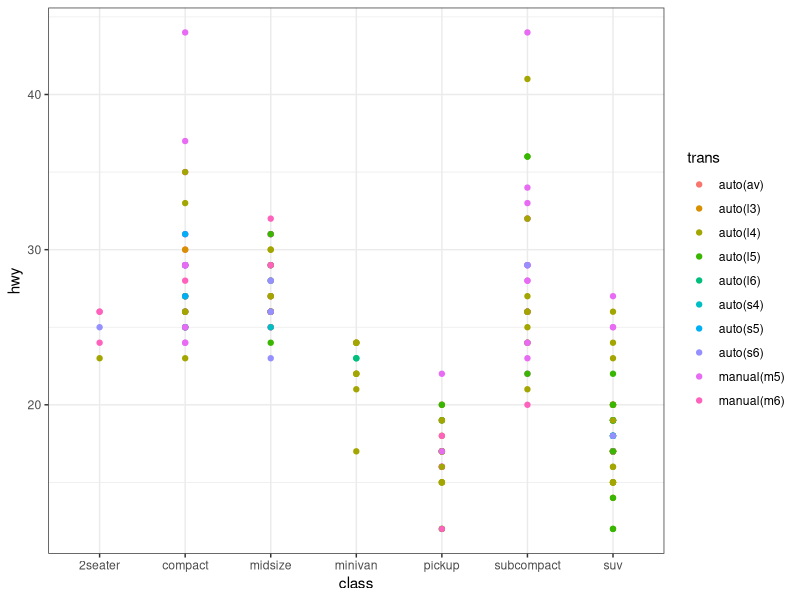
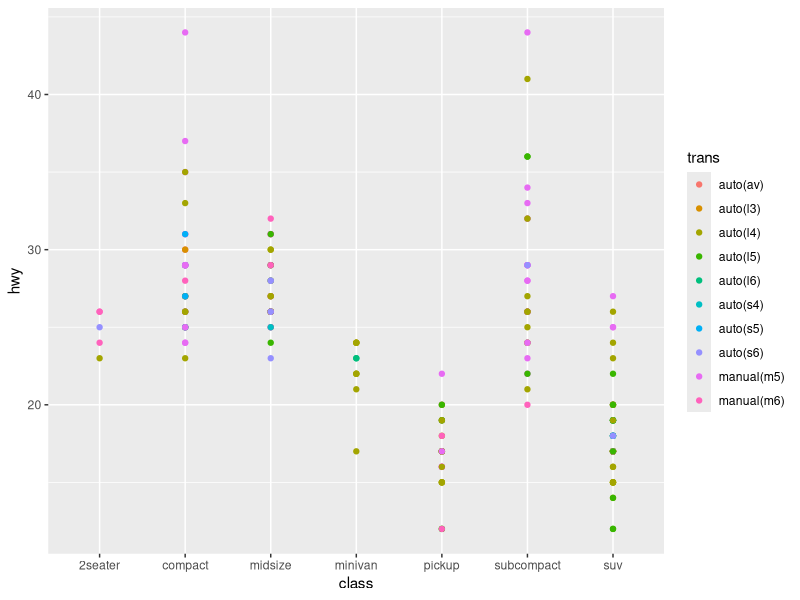
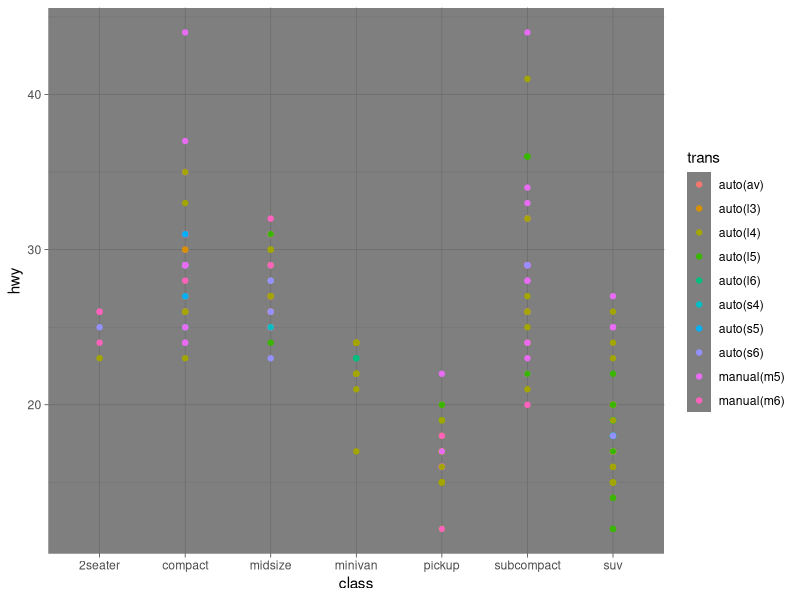
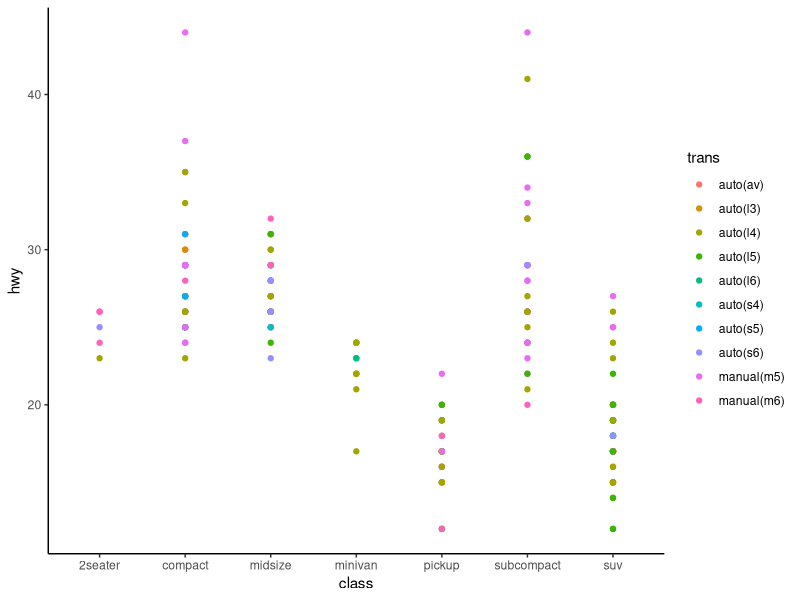
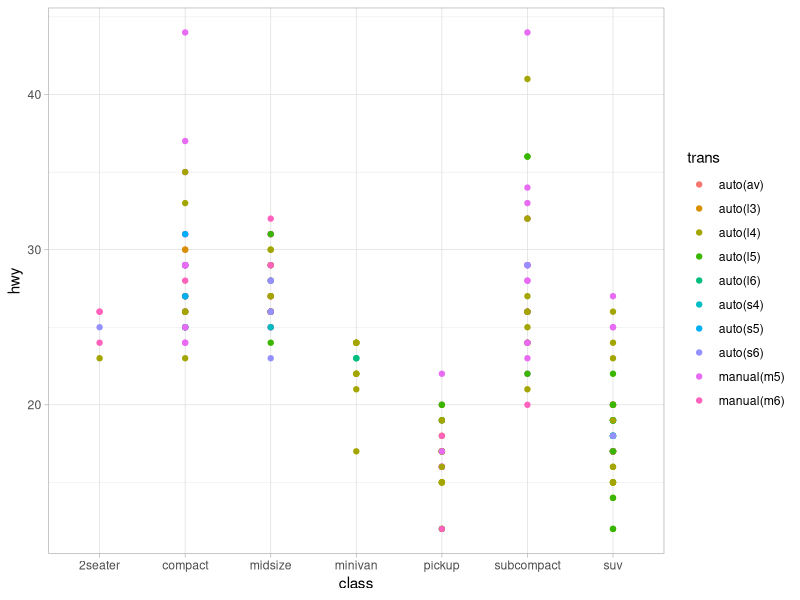
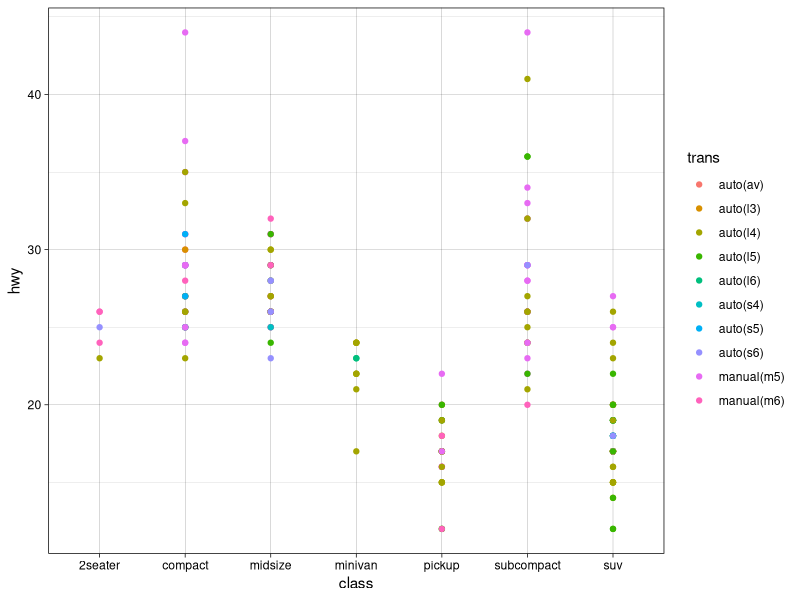
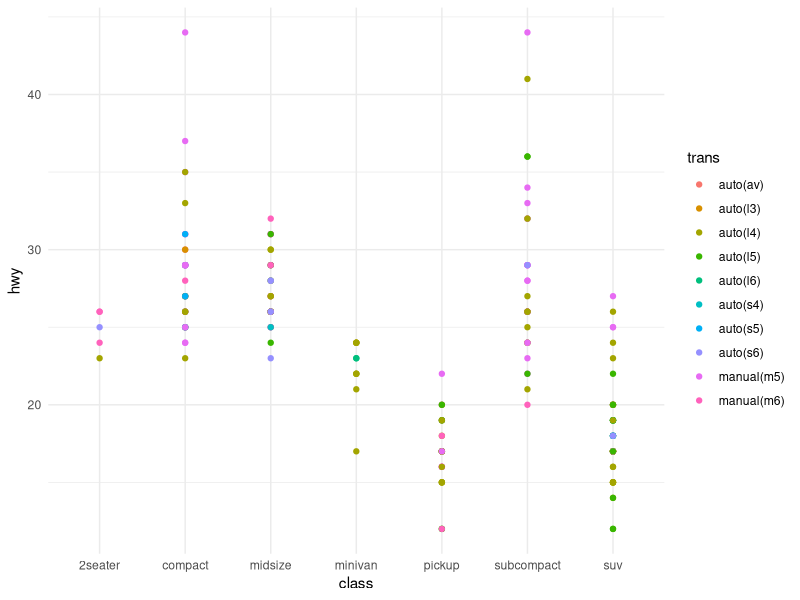
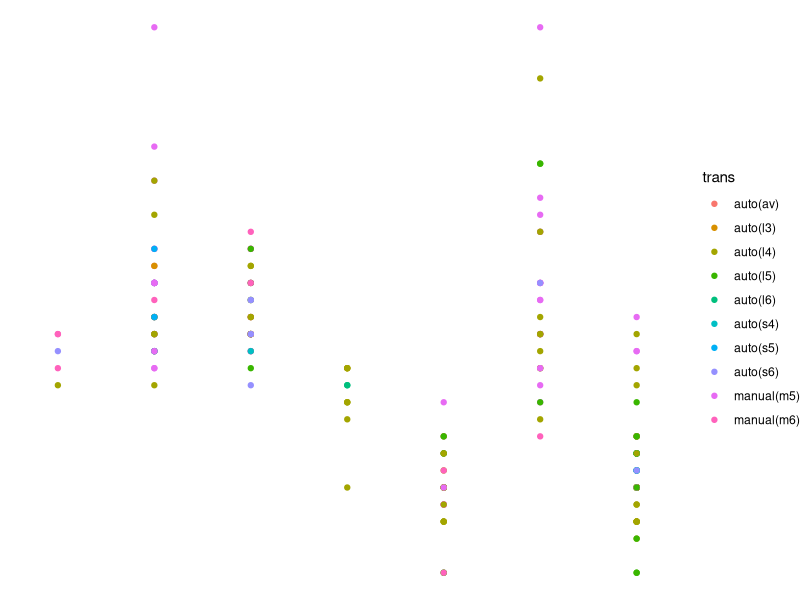

R code for these plots, in order:
## ---- chunk 1
knitr::opts_chunk$set(warning = FALSE, message = FALSE)
knitr::opts_chunk$set(fig.align = "center", fig.width = 6)
library(ggplot2)
library(dplyr)
## ---- chunk 2
ggplot(mpg) + 
  geom_point(aes(x = class, y = hwy, color = trans)) +
  theme_bw()
## ---- chunk 3
ggplot(mpg) + 
  geom_point(aes(x = class, y = hwy, color = trans)) +
  theme_gray()
## ---- chunk 4
ggplot(mpg) + 
  geom_point(aes(x = class, y = hwy, color = trans)) +
  theme_dark()
## ---- chunk 5
ggplot(mpg) + 
  geom_point(aes(x = class, y = hwy, color = trans)) +
  theme_classic()
## ---- chunk 6
ggplot(mpg) + 
  geom_point(aes(x = class, y = hwy, color = trans)) +
  theme_light()
## ---- chunk 7
ggplot(mpg) + 
  geom_point(aes(x = class, y = hwy, color = trans)) +
  theme_linedraw()
## ---- chunk 8
ggplot(mpg) + 
  geom_point(aes(x = class, y = hwy, color = trans)) +
  theme_minimal()
## ---- chunk 9
ggplot(mpg) + 
  geom_point(aes(x = class, y = hwy, color = trans)) +
  theme_void()
